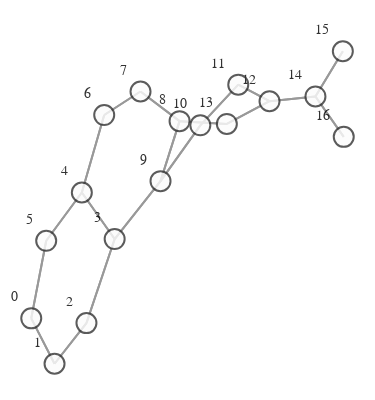

Source (notebook cell):
### Markdown cell above
# VISUALIZATION

### Code cell
def create_graph(graph):
    g = to_networkx(graph)
    pos = nx.spring_layout(g)
    vis = GraphVisualization(
        g,
        pos,
        node_text_position="top left",
        node_size=20,
    )
    fig = vis.create_figure()
    return fig


fig = create_graph(dataset[0])
fig.show()

### Figure 1 — Plotly figure (JSON) as saved in the notebook; plotly's stock layout.template omitted (floating-point values rounded to 4 significant figures)
{"data": [{"hoverinfo": "none", "line": {"color": "#808080", "width": 2}, "mode": "lines", "opacity": 0.8, "type": "scatter", "x": [-0.8275, -0.6913, null, -0.8275, -0.7401, null, -0.6913, -0.8275, null, -0.6913, -0.5046, null, -0.5046, -0.6913, null, -0.5046, -0.3397, null, -0.3397, -0.5046, null, -0.3397, -0.5316, null, -0.3397, -0.07152, null, -0.5316, -0.3397, null, -0.5316, -0.7401, null, -0.5316, -0.4008, null, -0.7401, -0.8275, null, -0.7401, -0.5316, null, -0.4008, -0.5316, null, -0.4008, -0.1885, null, -0.1885, -0.4008, null, -0.1885, 0.03987, null, 0.03987, -0.1885, null, 0.03987, -0.07152, null, 0.03987, 0.3164, null, -0.07152, -0.3397, null, -0.07152, 0.03987, null, -0.07152, 0.1613, null, 0.1613, -0.07152, null, 0.1613, 0.3831, null, 0.3831, 0.1613, null, 0.3831, 0.5658, null, 0.5658, 0.3831, null, 0.5658, 0.3164, null, 0.5658, 0.8345, null, 0.3164, 0.03987, null, 0.3164, 0.5658, null, 0.8345, 0.5658, null, 0.8345, 0.9947, null, 0.8345, 1, null, 0.9947, 0.8345, null, 1, 0.8345, null], "y": [-0.3217, -0.4207, null, -0.3217, -0.1524, null, -0.4207, -0.3217, null, -0.4207, -0.332, null, -0.332, -0.4207, null, -0.332, -0.1486, null, -0.1486, -0.332, null, -0.1486, -0.04702, null, -0.1486, -0.02222, null, -0.04702, -0.1486, null, -0.04702, -0.1524, null, -0.04702, 0.122, null, -0.1524, -0.3217, null, -0.1524, -0.04702, null, 0.122, -0.04702, null, 0.122, 0.1733, null, 0.1733, 0.122, null, 0.1733, 0.1087, null, 0.1087, 0.1733, null, 0.1087, -0.02222, null, 0.1087, 0.1025, null, -0.02222, -0.1486, null, -0.02222, 0.1087, null, -0.02222, 0.09952, null, 0.09952, -0.02222, null, 0.09952, 0.1883, null, 0.1883, 0.09952, null, 0.1883, 0.1521, null, 0.1521, 0.1883, null, 0.1521, 0.1025, null, 0.1521, 0.1625, null, 0.1025, 0.1087, null, 0.1025, 0.1521, null, 0.1625, 0.1521, null, 0.1625, 0.2612, null, 0.1625, 0.07436, null, 0.2612, 0.1625, null, 0.07436, 0.1625, null]}, {"hoverinfo": "text", "marker": {"color": "#fcfcfc", "colorbar": {"thickness": 15, "title": {"side": "right", "text": ""}, "xanchor": "left"}, "colorscale": [[0, "rgb(255,255,217)"], [0.125, "rgb(237,248,177)"], [0.25, "rgb(199,233,180)"], [0.375, "rgb(127,205,187)"], [0.5, "rgb(65,182,196)"], [0.625, "rgb(29,145,192)"], [0.75, "rgb(34,94,168)"], [0.875, "rgb(37,52,148)"], [1, "rgb(8,29,88)"]], "line": {"color": "#333333", "width": 2}, "reversescale": false, "showscale": false, "size": 20}, "mode": "markers+text", "opacity": 0.8, "text": ["0", "1", "2", "3", "4", "5", "6", "7", "8", "9", "10", "11", "12", "13", "14", "15", "16"], "textfont": {"color": "#000000", "family": "Arial", "size": 14}, "textposition": "top left", "type": "scatter", "x": [-0.8275, -0.6913, -0.5046, -0.3397, -0.5316, -0.7401, -0.4008, -0.1885, 0.03987, -0.07152, 0.1613, 0.3831, 0.5658, 0.3164, 0.8345, 0.9947, 1], "y": [-0.3217, -0.4207, -0.332, -0.1486, -0.04702, -0.1524, 0.122, 0.1733, 0.1087, -0.02222, 0.09952, 0.1883, 0.1521, 0.1025, 0.1625, 0.2612, 0.07436]}], "layout": {"autosize": false, "height": 400, "hovermode": "closest", "margin": {"b": 5, "l": 0, "r": 0, "t": 20}, "paper_bgcolor": "rgba(255,255,255,255)", "plot_bgcolor": "rgba(0,0,0,0)", "scene": {"xaxis": {"autorange": true, "showgrid": false, "showline": false, "showticklabels": false, "ticks": "", "visible": false, "zeroline": false}, "yaxis": {"autorange": true, "showgrid": false, "showline": false, "showticklabels": false, "ticks": "", "visible": false, "zeroline": false}, "zaxis": {"autorange": true, "showgrid": false, "showline": false, "showticklabels": false, "ticks": "", "visible": false, "zeroline": false}}, "showlegend": false, "title": {"font": {"size": 16}, "text": ""}, "width": 375, "xaxis": {"autorange": true, "showgrid": false, "showline": false, "showticklabels": false, "ticks": "", "visible": false, "zeroline": false}, "yaxis": {"autorange": true, "showgrid": false, "showline": false, "showticklabels": false, "ticks": "", "visible": false, "zeroline": false}}}
